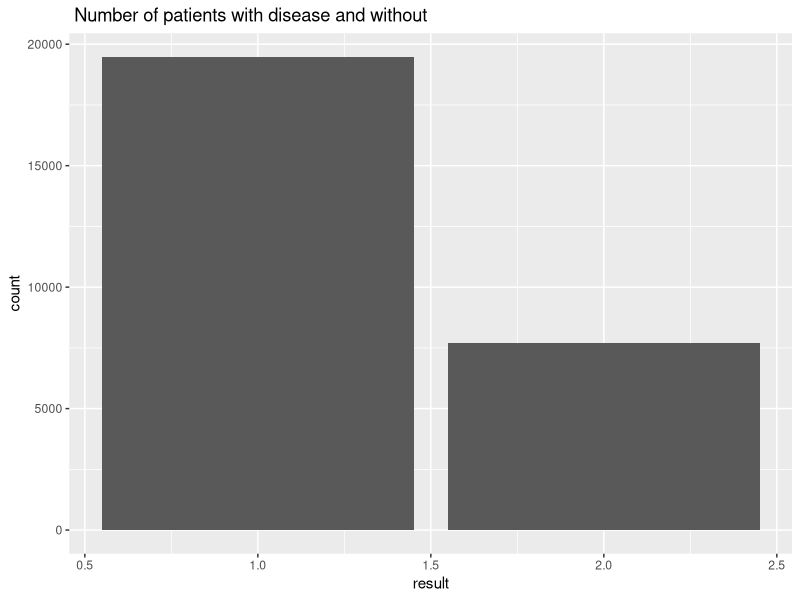
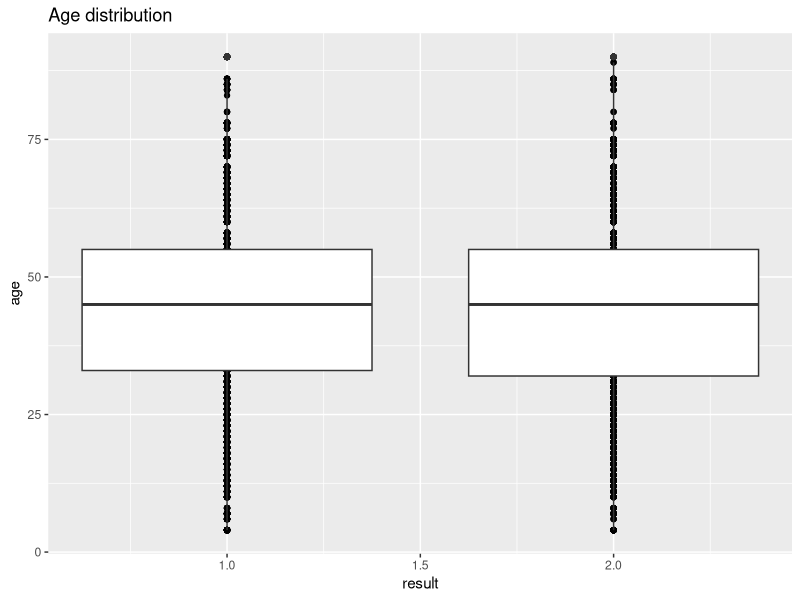
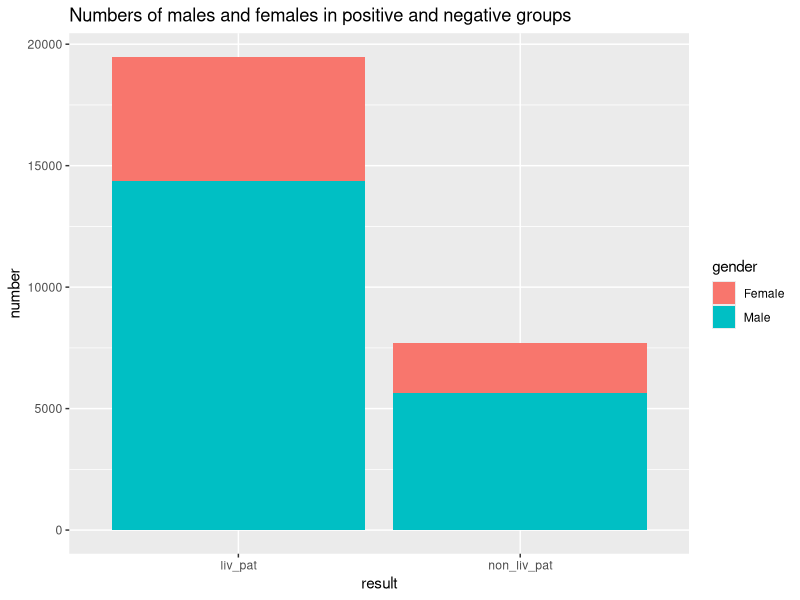
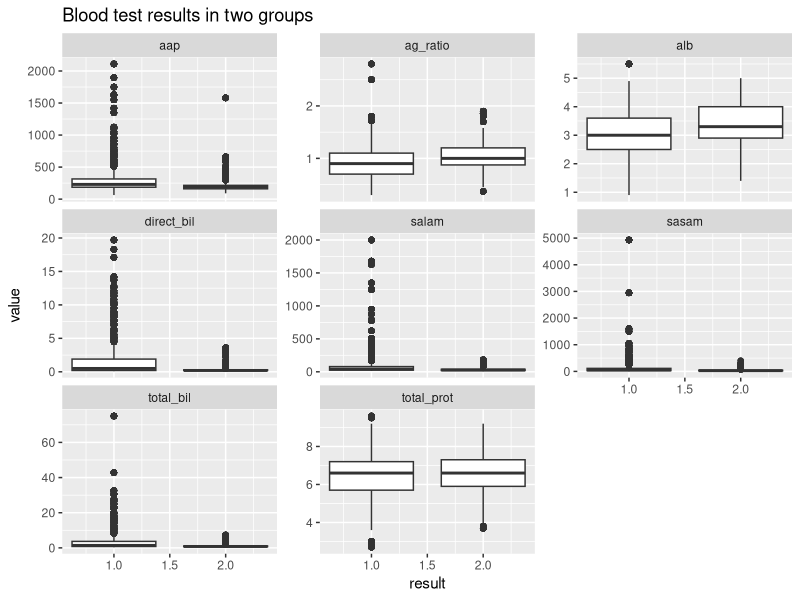
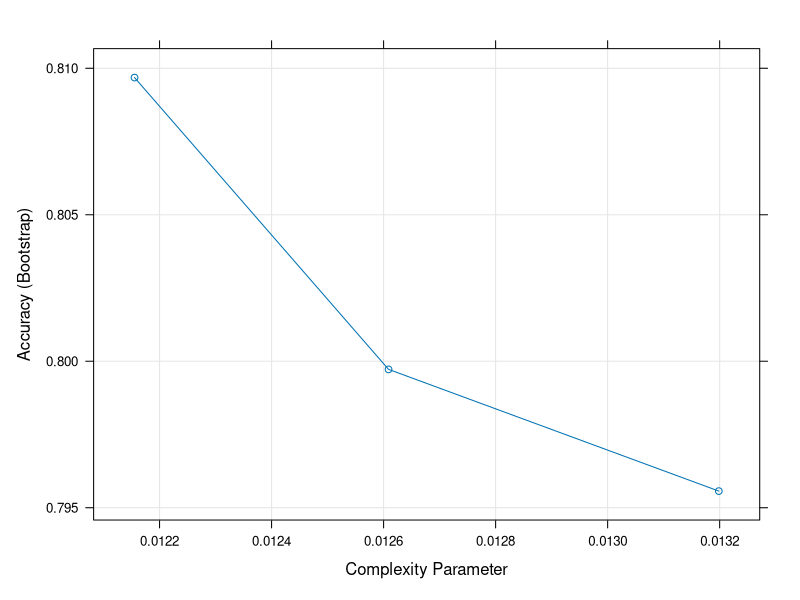
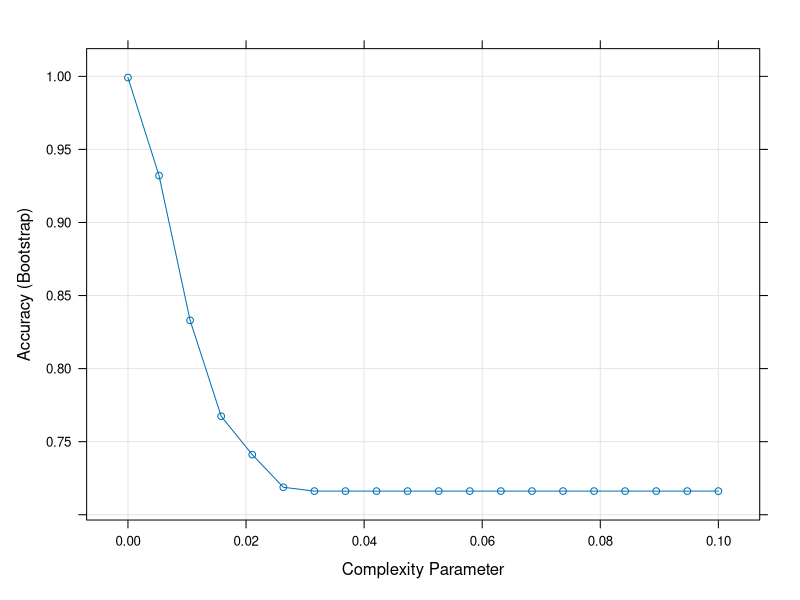

These figures' R source, in order: (Note: a time limit stopped this script after it produced the figures.)
if(!require(tidyverse)) install.packages("tidyverse", repos = "http://cran.us.r-project.org")
if(!require(caret)) install.packages("caret", repos = "http://cran.us.r-project.org")

# import needed libraries
library(tidyverse)
library(dplyr)
library(tidyr)
library(caret)
library(readxl)
library(ggplot2)

#Import file
liver_patient <- read_excel("liver_patient.xls")
#Check the structure of the file
head(liver_patient)
str(liver_patient)

#Change names of columns for shorter ones and more usable
names(liver_patient) = c("age", "gender", "total_bil","direct_bil","aap","salam","sasam","total_prot","alb","ag_ratio", "result")
head(liver_patient)

#Check if there some NA
sum(is.na(liver_patient))

# Drop rows with NA values
liver_data <- drop_na(liver_patient)

# Check if in the data no NA values left
sum(is.na(liver_data))

#Check the structure of the data without NA values
str(liver_data)

#Plot numbers of patients with disease and without
liver_data %>% ggplot(aes(result)) + geom_bar() + ggtitle(" Number of patients with disease and without")

# Plot age distribution in both groups
liver_data  %>% ggplot(aes(result, age, group = result)) + geom_point()+
  geom_boxplot() + ggtitle("Age distribution")

# Calculate numbers of males and females in both groups (with disease and without)  
gender_data <- liver_data  %>% group_by(gender) %>% summarise(liv_pat = sum(result =="1"), non_liv_pat = sum(result =="2"))
gender_data

# Make data tidy for visualization 
plot_gender <- gender_data %>% gather(key = result,value = number, 2:3)
plot_gender

# Plot numbers of males and females in both groups
plot_gender %>% ggplot(aes(x = result, y = number)) + geom_col(aes(fill = gender))+
  ggtitle("Numbers of males and females in positive and negative groups")

# Plot 8 combined plots(boxplots) to visualize blood results
facet_liver <- gather(liver_data, key = "measure", value = "value", 
                      c("total_bil", "direct_bil", "aap", "salam", "sasam",
                        "total_prot", "alb", "ag_ratio"))
ggplot(facet_liver, aes( x = result, y = value, group = result)) + geom_boxplot()+
  facet_wrap(~ measure, scales = "free_y") + ggtitle("Blood test results in two groups")

# Splitting data for final test set for testing the final model(10% of liver_data set) 
# and practice set for training different algorithms
set.seed(4, sample.kind="Rounding") # if using R 3.6 or later

test_index <- createDataPartition(y = liver_data$result, times = 1, p = 0.1, list = FALSE)
practice_set <- liver_data[-test_index,]
final_test <- liver_data[test_index,]

# Create train and test set from practice set
set.seed(6, sample.kind="Rounding") # if using R 3.6 or later
test_index <- createDataPartition(y = practice_set$result, times = 1,
                                  p = 0.2, list = FALSE)
train_set <- practice_set[-test_index,]
test_set <- practice_set[test_index,]


# Classification tree model
train_rpart <- train(as.factor(result)~.,method = "rpart", data = train_set)
plot(train_rpart)

rpart_model <- confusionMatrix(predict(train_rpart, test_set),
                               as.factor(test_set$result))

#Make tibble with model results
model_result <- tibble(Model = "Classification tree",
                       Accuracy = rpart_model$overall["Accuracy"],
                       Sensitivity = rpart_model$byClass["Sensitivity"],
                       Specificity = rpart_model$byClass["Specificity"])
model_result


# Classification tree model with tuning
train_rpart_t <- train(as.factor(result)~.,method = "rpart",
                       tuneGrid = data.frame(cp = seq(0.0, 0.1, len = 20)),
                       data = train_set)
plot(train_rpart_t)

tuned_rpart_model <- confusionMatrix(predict(train_rpart_t, test_set), as.factor(test_set$result))

#Adding to tibble tuned classification tree model results

model_result <- bind_rows(model_result,tibble(Model = "Classification tree with tuning",
                       Accuracy = tuned_rpart_model$overall["Accuracy"],
                       Sensitivity = tuned_rpart_model$byClass["Sensitivity"],
                       Specificity = tuned_rpart_model$byClass["Specificity"]))
model_result

# Generalized linear model
train_glm <- train(as.factor(result)~., method = "glm", data = train_set)
glm_model <- confusionMatrix(predict(train_glm, test_set), as.factor(test_set$result))

#Adding to tibble Generalized linear model results

model_result <- bind_rows(model_result,tibble(Model = "Generalized linear model",
                                              Accuracy = glm_model$overall["Accuracy"],
                                              Sensitivity = glm_model$byClass["Sensitivity"],
                                              Specificity = glm_model$byClass["Specificity"]))
model_result

#k-nearest neighbors model
train_knn <- train(as.factor(result)~.,method = "knn", data = train_set)
knn_model <- confusionMatrix(predict(train_knn, test_set), as.factor(test_set$result))

#Adding to tibble k-nearest neighbors model results

model_result <- bind_rows(model_result,tibble(Model = "k-nearest neighbors model",
                                              Accuracy = knn_model$overall["Accuracy"],
                                              Sensitivity = knn_model$byClass["Sensitivity"],
                                              Specificity = knn_model$byClass["Specificity"]))
model_result

#k-nearest neighbors model with trainControl
control <- trainControl(method = "cv", number = 10, p = 0.9)
train_knn_cv <- train(as.factor(result)~., method = "knn", data = train_set,
                      trControl = control)
ggplot(train_knn_cv, highlight = TRUE)
knn_cv_model <- confusionMatrix(predict(train_knn_cv, test_set), as.factor(test_set$result))

#Adding to tibble k-nearest neighbors model with trainControl results

model_result <- bind_rows(model_result,tibble(Model = "k-nearest neighbors model with trainControl",
                                              Accuracy = knn_cv_model$overall["Accuracy"],
                                              Sensitivity = knn_cv_model$byClass["Sensitivity"],
                                              Specificity = knn_cv_model$byClass["Specificity"]))
model_result


#Random forest model
set.seed(6, sample.kind = "Rounding")
train_rf <- train(as.factor(result)~., method = "rf", data = train_set)
rf_model <- confusionMatrix(predict(train_rf, test_set), as.factor(test_set$result))

#Adding to tibble random forest model results

model_result <- bind_rows(model_result,tibble(Model = "Random forest",
                                              Accuracy = rf_model$overall["Accuracy"],
                                              Sensitivity = rf_model$byClass["Sensitivity"],
                                              Specificity = rf_model$byClass["Specificity"]))
model_result

#Trying random forest model on the final test set
final_results <- confusionMatrix(predict(train_rf, final_test), as.factor(final_test$result))

#Adding to tibble final test results

model_result <- bind_rows(model_result,tibble(Model = "Final test",
                                              Accuracy = final_results$overall["Accuracy"],
                                              Sensitivity = final_results$byClass["Sensitivity"],
                                              Specificity = final_results$byClass["Specificity"]))
model_result
